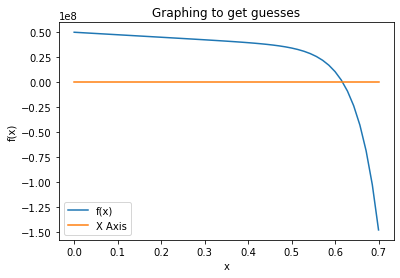

The script that drew this image:
#!/usr/bin/env python3
# -*- coding: utf-8 -*-
"""
Created on Sun Apr 18 18:05:45 2021

@author: aditi
"""
from math import exp
from matplotlib import pyplot as plt
from numpy import linspace

#constants
vplus = 5
R1 = 1*10**3
R2 = 4*10**3
R3 = 3*10**3
R4 = 2*10**3
Vt = 0.05
I0 = 3*10**-9

alpha = R2*R3-R4*R1
beta = -(R1+R2)*(R3+R4)
gamma = -(R1*R2*(R3+R4)+R3*R4*(R1+R2))

def i3(x):
    return I0*(exp(x/Vt)-1)

def Di3(x):
    return (I0/Vt)*(exp(x/Vt))

def f(x):
    return alpha*vplus + beta*x + gamma*i3(x)

def df(x):
    return beta + gamma*Di3(x)


fval = []
x_ax = []
xval = linspace(0,0.7)
for x in xval:
    fval.append(f(x))
    x_ax.append(0)

plt.figure()
plt.plot(xval,fval,xval,x_ax)
plt.title('Graphing to get guesses')
plt.xlabel('x')
plt.ylabel('f(x)')
plt.legend(['f(x)','X Axis'])

'''
Thus, initial guesses obtained for the roots of \
f(x) (the voltage drop across diode)
(for using Newton Method):
    x = 0.6
'''

def Newton(x,eps,f,df):
    while ((f(x)>eps)): #and (df(x)!=0)):
        #print(x,f(x))
        xn = x - f(x)/(df(x))
        x = xn
    return x

eps = 10**-5
x1 = Newton(0.6,eps,f,df)
print('\n\n Voltage across diode (x) =', x1)
print('The above agrees with the engineers thumb rule.\n\
Now:')

V1 = (R1*R2/(R1+R2))*(vplus/R1-i3(x1))
V2 = V1-x1
print('V1 =',V1)
print('V2=',V2)
